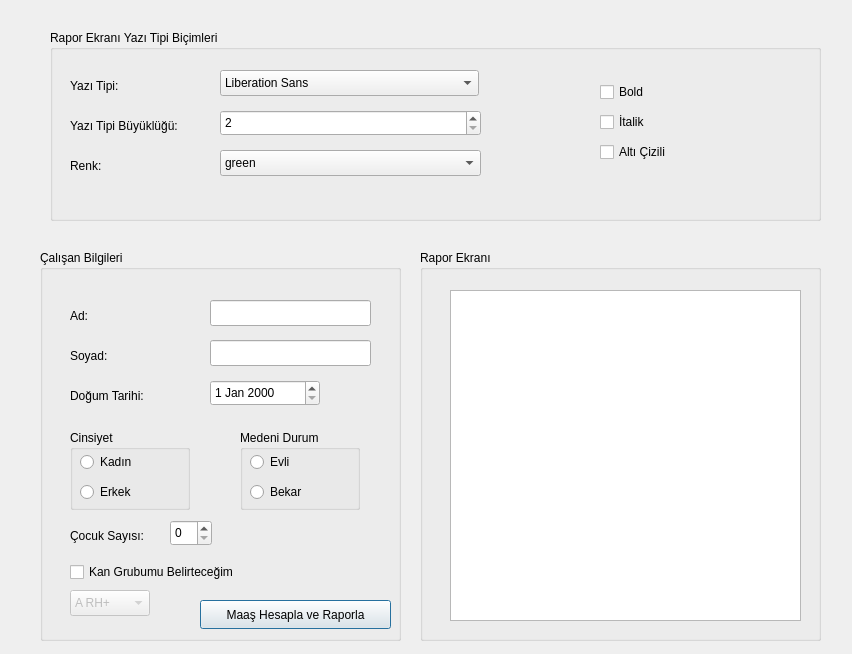
<?xml version="1.0" encoding="UTF-8"?>
<ui version="4.0">
 <class>Dialog</class>
 <widget class="QDialog" name="Dialog">
  <property name="geometry">
   <rect>
    <x>0</x>
    <y>0</y>
    <width>852</width>
    <height>654</height>
   </rect>
  </property>
  <property name="windowTitle">
   <string>Dialog</string>
  </property>
  <widget class="QGroupBox" name="groupBox_yazitipi">
   <property name="geometry">
    <rect>
     <x>50</x>
     <y>30</y>
     <width>771</width>
     <height>191</height>
    </rect>
   </property>
   <property name="title">
    <string>Rapor Ekranı Yazı Tipi Biçimleri</string>
   </property>
   <widget class="QLabel" name="label">
    <property name="geometry">
     <rect>
      <x>20</x>
      <y>40</y>
      <width>91</width>
      <height>31</height>
     </rect>
    </property>
    <property name="text">
     <string>Yazı Tipi:</string>
    </property>
   </widget>
   <widget class="QLabel" name="label_2">
    <property name="geometry">
     <rect>
      <x>20</x>
      <y>80</y>
      <width>161</width>
      <height>31</height>
     </rect>
    </property>
    <property name="text">
     <string>Yazı Tipi Büyüklüğü:</string>
    </property>
   </widget>
   <widget class="QLabel" name="label_3">
    <property name="geometry">
     <rect>
      <x>20</x>
      <y>120</y>
      <width>91</width>
      <height>31</height>
     </rect>
    </property>
    <property name="text">
     <string>Renk:</string>
    </property>
   </widget>
   <widget class="QFontComboBox" name="fontComboBox">
    <property name="geometry">
     <rect>
      <x>170</x>
      <y>40</y>
      <width>259</width>
      <height>26</height>
     </rect>
    </property>
    <property name="editable">
     <bool>false</bool>
    </property>
   </widget>
   <widget class="QComboBox" name="comboBox_renksecim">
    <property name="enabled">
     <bool>true</bool>
    </property>
    <property name="geometry">
     <rect>
      <x>170</x>
      <y>120</y>
      <width>261</width>
      <height>26</height>
     </rect>
    </property>
    <property name="editable">
     <bool>false</bool>
    </property>
    <item>
     <property name="text">
      <string>green</string>
     </property>
    </item>
    <item>
     <property name="text">
      <string>red</string>
     </property>
    </item>
    <item>
     <property name="text">
      <string>gray</string>
     </property>
    </item>
    <item>
     <property name="text">
      <string>magenta</string>
     </property>
    </item>
    <item>
     <property name="text">
      <string>yellow</string>
     </property>
    </item>
   </widget>
   <widget class="QSpinBox" name="spinBox_yaziboyut">
    <property name="geometry">
     <rect>
      <x>170</x>
      <y>80</y>
      <width>261</width>
      <height>26</height>
     </rect>
    </property>
    <property name="minimum">
     <number>2</number>
    </property>
    <property name="maximum">
     <number>50</number>
    </property>
    <property name="singleStep">
     <number>2</number>
    </property>
   </widget>
   <widget class="QCheckBox" name="checkBox_bold">
    <property name="geometry">
     <rect>
      <x>550</x>
      <y>50</y>
      <width>211</width>
      <height>24</height>
     </rect>
    </property>
    <property name="text">
     <string>Bold</string>
    </property>
   </widget>
   <widget class="QCheckBox" name="checkBox_italik">
    <property name="geometry">
     <rect>
      <x>550</x>
      <y>80</y>
      <width>211</width>
      <height>24</height>
     </rect>
    </property>
    <property name="text">
     <string>İtalik</string>
    </property>
   </widget>
   <widget class="QCheckBox" name="checkBox_altcizili">
    <property name="geometry">
     <rect>
      <x>550</x>
      <y>110</y>
      <width>211</width>
      <height>24</height>
     </rect>
    </property>
    <property name="text">
     <string>Altı Çizili</string>
    </property>
   </widget>
  </widget>
  <widget class="QGroupBox" name="groupBox_calisanbilgi">
   <property name="geometry">
    <rect>
     <x>40</x>
     <y>250</y>
     <width>361</width>
     <height>391</height>
    </rect>
   </property>
   <property name="title">
    <string>Çalışan Bilgileri</string>
   </property>
   <widget class="QLabel" name="label_4">
    <property name="geometry">
     <rect>
      <x>30</x>
      <y>50</y>
      <width>91</width>
      <height>31</height>
     </rect>
    </property>
    <property name="text">
     <string>Ad:</string>
    </property>
   </widget>
   <widget class="QLabel" name="label_5">
    <property name="geometry">
     <rect>
      <x>30</x>
      <y>90</y>
      <width>91</width>
      <height>31</height>
     </rect>
    </property>
    <property name="text">
     <string>Soyad:</string>
    </property>
   </widget>
   <widget class="QLabel" name="label_6">
    <property name="geometry">
     <rect>
      <x>30</x>
      <y>130</y>
      <width>101</width>
      <height>31</height>
     </rect>
    </property>
    <property name="text">
     <string>Doğum Tarihi:</string>
    </property>
   </widget>
   <widget class="QGroupBox" name="groupBox">
    <property name="geometry">
     <rect>
      <x>30</x>
      <y>180</y>
      <width>120</width>
      <height>80</height>
     </rect>
    </property>
    <property name="title">
     <string>Cinsiyet</string>
    </property>
    <widget class="QRadioButton" name="radioButton_kadin">
     <property name="geometry">
      <rect>
       <x>10</x>
       <y>20</y>
       <width>110</width>
       <height>24</height>
      </rect>
     </property>
     <property name="text">
      <string>Kadın</string>
     </property>
    </widget>
    <widget class="QRadioButton" name="radioButton__erkek">
     <property name="geometry">
      <rect>
       <x>10</x>
       <y>50</y>
       <width>110</width>
       <height>24</height>
      </rect>
     </property>
     <property name="text">
      <string>Erkek</string>
     </property>
    </widget>
   </widget>
   <widget class="QGroupBox" name="groupBox_2">
    <property name="geometry">
     <rect>
      <x>200</x>
      <y>180</y>
      <width>120</width>
      <height>80</height>
     </rect>
    </property>
    <property name="title">
     <string>Medeni Durum</string>
    </property>
    <widget class="QRadioButton" name="radioButton_evli">
     <property name="geometry">
      <rect>
       <x>10</x>
       <y>20</y>
       <width>110</width>
       <height>24</height>
      </rect>
     </property>
     <property name="text">
      <string>Evli</string>
     </property>
    </widget>
    <widget class="QRadioButton" name="radioButton_bekar">
     <property name="geometry">
      <rect>
       <x>10</x>
       <y>50</y>
       <width>110</width>
       <height>24</height>
      </rect>
     </property>
     <property name="text">
      <string>Bekar</string>
     </property>
    </widget>
   </widget>
   <widget class="QLabel" name="label_7">
    <property name="geometry">
     <rect>
      <x>30</x>
      <y>270</y>
      <width>101</width>
      <height>31</height>
     </rect>
    </property>
    <property name="text">
     <string>Çocuk Sayısı:</string>
    </property>
   </widget>
   <widget class="QCheckBox" name="checkBox_kangrubu">
    <property name="geometry">
     <rect>
      <x>30</x>
      <y>310</y>
      <width>211</width>
      <height>24</height>
     </rect>
    </property>
    <property name="text">
     <string>Kan Grubumu Belirteceğim</string>
    </property>
   </widget>
   <widget class="QComboBox" name="comboBox_kangrubu">
    <property name="enabled">
     <bool>false</bool>
    </property>
    <property name="geometry">
     <rect>
      <x>30</x>
      <y>340</y>
      <width>80</width>
      <height>26</height>
     </rect>
    </property>
    <item>
     <property name="text">
      <string>A RH+</string>
     </property>
    </item>
    <item>
     <property name="text">
      <string>A RH-</string>
     </property>
    </item>
    <item>
     <property name="text">
      <string>B RH+</string>
     </property>
    </item>
    <item>
     <property name="text">
      <string>B RH-</string>
     </property>
    </item>
    <item>
     <property name="text">
      <string>0 RH+</string>
     </property>
    </item>
    <item>
     <property name="text">
      <string>0 RH-</string>
     </property>
    </item>
    <item>
     <property name="text">
      <string>AB RH+</string>
     </property>
    </item>
    <item>
     <property name="text">
      <string>AB RH-</string>
     </property>
    </item>
   </widget>
   <widget class="QSpinBox" name="spinBox_cocuksayisi">
    <property name="geometry">
     <rect>
      <x>130</x>
      <y>270</y>
      <width>42</width>
      <height>26</height>
     </rect>
    </property>
    <property name="maximum">
     <number>10</number>
    </property>
   </widget>
   <widget class="QLineEdit" name="ad">
    <property name="geometry">
     <rect>
      <x>170</x>
      <y>50</y>
      <width>161</width>
      <height>26</height>
     </rect>
    </property>
   </widget>
   <widget class="QLineEdit" name="soyad">
    <property name="geometry">
     <rect>
      <x>170</x>
      <y>90</y>
      <width>161</width>
      <height>26</height>
     </rect>
    </property>
   </widget>
   <widget class="QDateEdit" name="dateEdit">
    <property name="geometry">
     <rect>
      <x>170</x>
      <y>130</y>
      <width>110</width>
      <height>26</height>
     </rect>
    </property>
   </widget>
   <widget class="QPushButton" name="pushButton_baslat">
    <property name="geometry">
     <rect>
      <x>160</x>
      <y>350</y>
      <width>191</width>
      <height>29</height>
     </rect>
    </property>
    <property name="text">
     <string>Maaş Hesapla ve Raporla</string>
    </property>
   </widget>
  </widget>
  <widget class="QGroupBox" name="groupBox_raporekrani">
   <property name="geometry">
    <rect>
     <x>420</x>
     <y>250</y>
     <width>401</width>
     <height>391</height>
    </rect>
   </property>
   <property name="title">
    <string>Rapor Ekranı</string>
   </property>
   <widget class="QPlainTextEdit" name="plainTextEdit">
    <property name="geometry">
     <rect>
      <x>30</x>
      <y>40</y>
      <width>351</width>
      <height>331</height>
     </rect>
    </property>
   </widget>
  </widget>
 </widget>
 <resources/>
 <connections/>
</ui>
